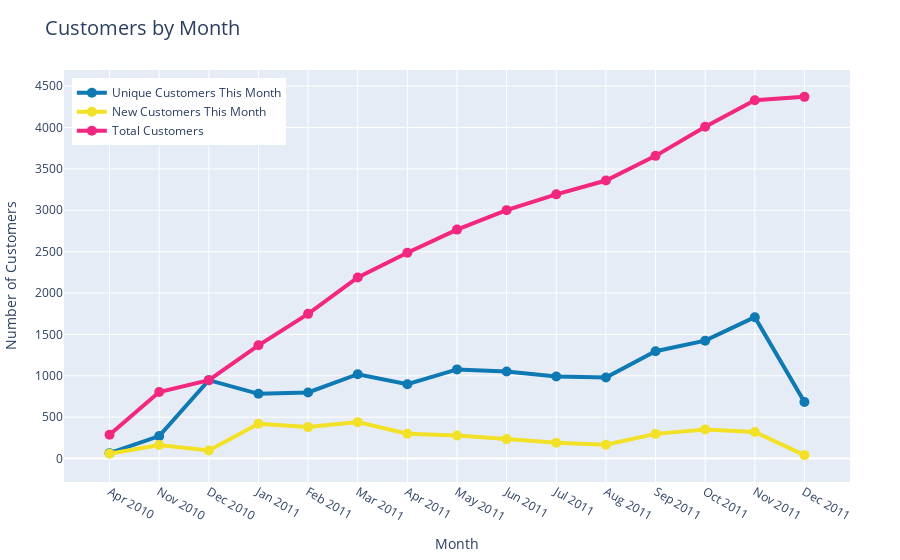

Notebook source saved alongside this figure:
### Code cell
trace1 = go.Scatter(
                    x = customers["month"],
                    y = customers["unique_customers_this_month"],
                    mode = "lines+markers",
                    name = "Unique Customers This Month",
                    line = dict(width = 4),
                    marker = dict(
                                  size = 10,
                                  color = "#0E79B2"
                                 ),
                    hovertemplate = "%{x}<br>Unique Customers: %{y} <extra></extra>",
                  )
trace2 = go.Scatter(
                    x = customers["month"],
                    y = customers["new_customers_this_month"],
                    mode = "lines+markers",
                    name = "New Customers This Month",
                    line = dict(width = 4),
                    marker = dict(
                                  size = 10,
                                  color = "rgba(242, 225, 39, 1)"
                                 ),
                    hovertemplate = "%{x}<br>New Customers: %{y} <extra></extra>",
                  )
trace3 = go.Scatter(
                    x = customers["month"],
                    y = customers["total_customers"],
                    mode = "lines+markers",
                    name = "Total Customers",
                    line = dict(width = 4),
                    marker = dict(
                                  size = 10,
                                  color = "rgba(242, 39, 127, 1)"
                                 ),
                    hovertemplate = "%{x}<br>Total Customers: %{y} <extra></extra>",
                  )

line_data = [trace1, trace2, trace3]
layout = dict(
              title = "Customers by Month",
              titlefont = dict(size = 20),
              margin=dict(l=10, r=50, b=10, t=70, pad=0),
              xaxis= dict(title= "Month",ticklen = 5,zeroline = False),
              yaxis= dict(title= "Number of Customers"),
              legend=dict(
                          font = dict(size = 12),
                          yanchor = "top",
                          y=0.98,
                          x= 0.01
                         )
             )
fig = dict(data = line_data, layout = layout)
iplot(fig)

### Figure 1 — Plotly figure (JSON) as saved in the notebook; plotly's stock layout.template omitted (floating-point values rounded to 4 significant figures)
{"data": [{"hovertemplate": "%{x}<br>Unique Customers: %{y} <extra></extra>", "line": {"width": 4}, "marker": {"color": "#0E79B2", "size": 10}, "mode": "lines+markers", "name": "Unique Customers This Month", "type": "scatter", "x": ["Apr 2010", "Nov 2010", "Dec 2010", "Jan 2011", "Feb 2011", "Mar 2011", "Apr 2011", "May 2011", "Jun 2011", "Jul 2011", "Aug 2011", "Sep 2011", "Oct 2011", "Nov 2011", "Dec 2011"], "y": [65, 271, 947, 782, 798, 1019, 898, 1077, 1051, 992, 980, 1297, 1424, 1708, 684]}, {"hovertemplate": "%{x}<br>New Customers: %{y} <extra></extra>", "line": {"width": 4}, "marker": {"color": "rgba(242, 225, 39, 1)", "size": 10}, "mode": "lines+markers", "name": "New Customers This Month", "type": "scatter", "x": ["Apr 2010", "Nov 2010", "Dec 2010", "Jan 2011", "Feb 2011", "Mar 2011", "Apr 2011", "May 2011", "Jun 2011", "Jul 2011", "Aug 2011", "Sep 2011", "Oct 2011", "Nov 2011", "Dec 2011"], "y": [59, 163, 98, 421, 380, 440, 299, 279, 235, 191, 167, 298, 352, 320, 41]}, {"hovertemplate": "%{x}<br>Total Customers: %{y} <extra></extra>", "line": {"width": 4}, "marker": {"color": "rgba(242, 39, 127, 1)", "size": 10}, "mode": "lines+markers", "name": "Total Customers", "type": "scatter", "x": ["Apr 2010", "Nov 2010", "Dec 2010", "Jan 2011", "Feb 2011", "Mar 2011", "Apr 2011", "May 2011", "Jun 2011", "Jul 2011", "Aug 2011", "Sep 2011", "Oct 2011", "Nov 2011", "Dec 2011"], "y": [288, 803, 947, 1368, 1748, 2188, 2487, 2766, 3001, 3192, 3359, 3657, 4009, 4329, 4370]}], "layout": {"legend": {"font": {"size": 12}, "x": 0.01, "y": 0.98, "yanchor": "top"}, "margin": {"b": 10, "l": 10, "pad": 0, "r": 50, "t": 70}, "title": {"font": {"size": 20}, "text": "Customers by Month"}, "xaxis": {"ticklen": 5, "title": {"text": "Month"}, "zeroline": false}, "yaxis": {"title": {"text": "Number of Customers"}}}}
